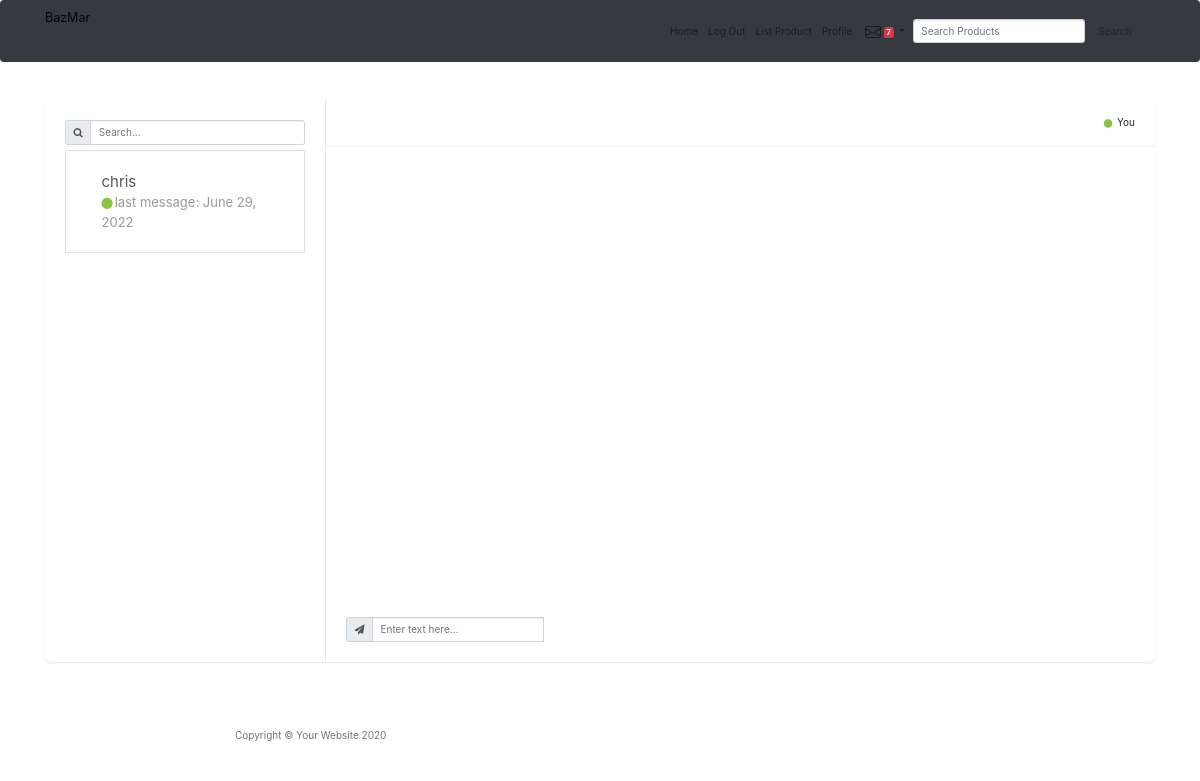
Page /message_center/4 (signed in) on the earlier database version.
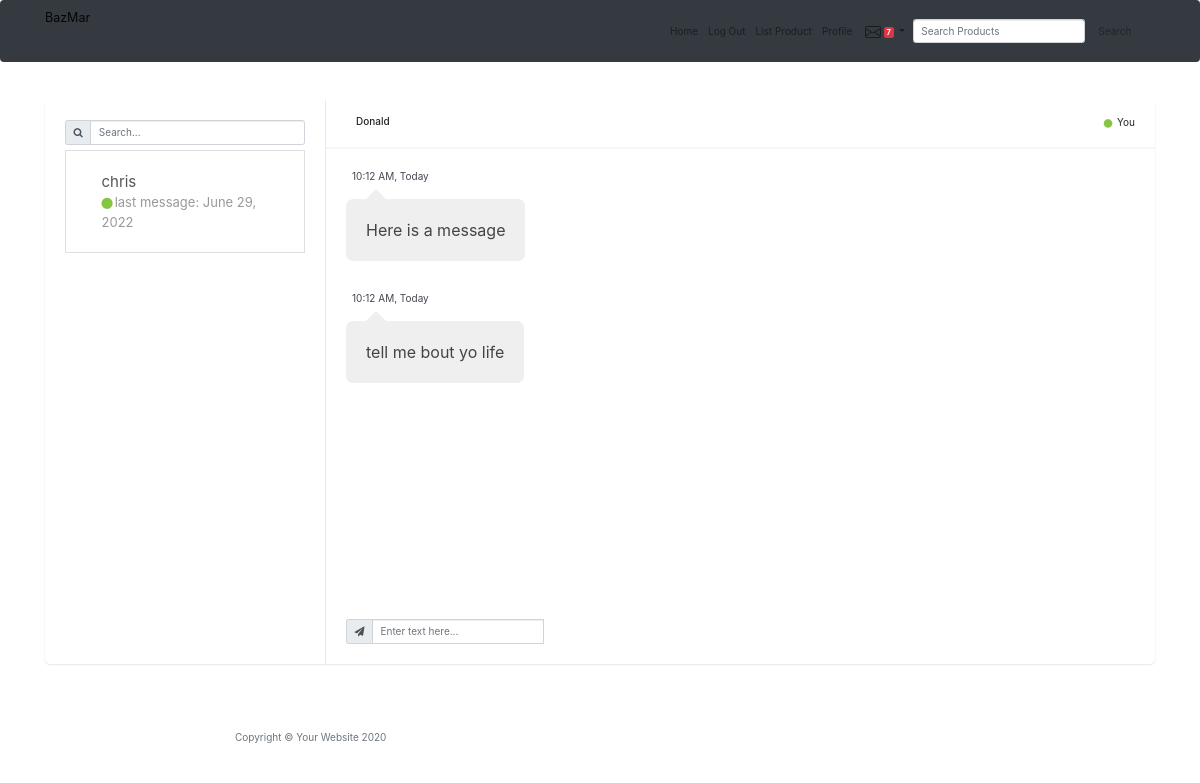
Same page on the later database version.
### main.py (models this page shows)
class Chat(db.Model):
    __tablename__ = "chats"
    id = db.Column(db.Integer, primary_key=True)
    User1_ID = db.Column(db.Integer)
    User1_name = db.Column(db.String(250), nullable=False)
    User2_ID = db.Column(db.Integer)
    User2_name = db.Column(db.String(250), nullable=False)
    messages = relationship("Message", back_populates="parent_chat")

class Message(db.Model):
    __tablename__ = "messages"
    message_id = db.Column(db.Integer, primary_key=True)
    parent_chat_ID = db.Column(db.Integer, db.ForeignKey("chats.id"))
    parent_chat = relationship("Chat", back_populates="messages")
    message_author = db.Column(db.String(250), nullable=False)
    body = db.Column(db.String(250), nullable=False)
    date_posted = db.Column(db.String(250), nullable=False)

### main.py (the view, shortened to what this page needs)
@app.route("/message_center/<chat_id>", methods=["GET", "POST"])
@login_required
def message_center(chat_id):
    current_chat = Chat.query.filter_by(id=chat_id).first()
    all_chats = Chat.query.all()
    user_chats = []
    for chat in all_chats:
        if current_user.id == chat.User1_ID or current_user.id == chat.User2_ID:
            user_chats.append(chat)
    return render_template("message_center.html", chats=user_chats, current_chat=current_chat)

### main.py (called while the page is built)
@login_manager.user_loader
def load_user(user_id):
    return User.query.get(int(user_id))

### templates/message_center.html (shortened to what this page needs)
{% extends 'bootstrap/base.html' %}
{% block content %}
<head>
  <link href="{{ url_for('static', filename='vendor/bootstrap/css/bootstrap.min.css') }}" rel="stylesheet">
  <link href="{{ url_for('static', filename='vendor/fontawesome-free/css/all.min.css')}}" rel="stylesheet" type="text/css">
  <link href="{{ url_for('static', filename='css/chat.css')}}" rel="stylesheet">
</head>
<link href="https://maxcdn.bootstrapcdn.com/font-awesome/4.7.0/css/font-awesome.min.css" rel="stylesheet" />
<body>
  <nav class="navbar navbar-expand-md navbar-light bg-dark fixed-top" id="mainNav">
    <div class="container">
      <a class="navbar-brand" href="{{url_for('get_all_products')}}">BazMar</a>
      <div class="collapse navbar-collapse" id="navbarResponsive">
        <ul class="navbar-nav ml-auto">
          <li class="nav-item">
            <a class="nav-link" href="{{ url_for('get_all_products') }}">Home</a>
          </li>
          {% if not current_user.is_authenticated: %}
          <li class="nav-item">
            <a class="nav-link" href="{{ url_for('login') }}">Login</a>
          </li>
          <li class="nav-item">
            <a class="nav-link" href="{{ url_for('register') }}">Register</a>
          </li>
          {% else: %}
          <li class="nav-item">
            <a class="nav-link" href="{{ url_for('logout') }}">Log Out</a>
          </li>
          {% endif %}
          {% if current_user.is_authenticated: %}
          <li class="nav-item">
            <a class="nav-link" href="{{ url_for('add_new_listing') }}">List Product</a>
          </li>
          <li class="nav-item">
            <a class="nav-link" href="{{ url_for('user_profile', profile_id=current_user.id, username=current_user.name) }}">Profile</a>
          </li>
          <li class="nav-item dropdown no-arrow mx-1">
            <a class="nav-link dropdown-toggle" href="#" role="button" data-toggle="dropdown" aria-haspopup="true" aria-expanded="false">
              <span class="badge badge-danger badge-counter">7</span>
            </a>
          </li>
          {% endif %}
        </ul>
        <form class="form-inline my-2 my-lg-0" action="{{ url_for('get_all_products') }}" method="post">
          <input class="form-control mr-sm-2" type="search" placeholder="Search Products" aria-label="Search" name="value">
          <button class="btn btn-outline-muted my-2 my-sm-0" type="submit">Search</button>
        </form>
      </div>
    </div>
  </nav>
  <div class="container" style="margin-top:100px;">
    <div class="row clearfix">
      <div class="col-lg-12">
        <div class="card chat-app">
          <div id="plist" class="people-list">
            <div class="input-group">
              <div class="input-group-prepend">
                <span class="input-group-text"><i class="fa fa-search"></i></span>
              </div>
              <input type="text" class="form-control" placeholder="Search...">
            </div>
            <ul class="list-unstyled chat-list mt-2 mb-0">
              {% for chat in chats %}
              <a href="{{ url_for('message_center', chat_id=chat.id) }}" class="list-group-item list-group-item-action py-3 lh-tight" aria-current="true" method="post">
                <li class="clearfix">
                  <div class="about">
                    {% if current_user.name == chat.User1_name %}
                    <div class="name">{{ chat.User2_name }}</div>
                    {% else %}
                    <div class="name">{{ chat.User1_name }}</div>
                    {% endif %}
                    <div class="status"> <i class="fa fa-circle online"></i>last message: {{ chat.messages[-1].date_posted }}</div>
                  </div>
                </li>
              </a>
              {% endfor %}
            </ul>
          </div>
          <div class="chat">
            <div class="chat-header clearfix">
              <div class="row">
                <div class="col-lg-6">
                  <div class="chat-about">
                    {% if current_user.name == current_chat.User1_name %}
                    <h6 class="m-b-0">{{ current_chat.User2_name }}</h6>
                    {% else %}
                    <h6 class="m-b-0">{{ current_chat.User1_name }}</h6>
                    {% endif %}
                  </div>
                </div>
                <div class="col-lg-6 hidden-sm text-right">
                  <div> <i class="fa fa-circle online"></i> You</div>
                </div>
              </div>
            </div>
            <div class="chat-history">
              <ul class="m-b-0">
                {% for message in current_chat.messages %}
                {% if message.message_author == current_user.name %}
                <li class="clearfix">
                  <div class="message-data text-right">
                  </div>
                  <div class="message other-message float-right">{{ message.body }}</div>
                </li>
                {% else %}
                <li class="clearfix">
                  <div class="message-data">
                    <span class="message-data-time">10:12 AM, Today</span>
                  </div>
                  <div class="message my-message">{{ message.body }}</div>
                </li>
                {% endif %}
                {% endfor %}
              </ul>
            </div>
            <div class="chat-message clearfix">
              <div class="input-group mb-0">
                <div class="input-group-prepend">
                  <span class="input-group-text"><i class="fa fa-send"></i></span>
                </div>
                {% if current_chat.id != 1 %}
                <form class="form-inline my-2 my-lg-0" action="{{ url_for('message_center', chat_id=current_chat.id) }}" method="post">
                  <input type="text" class="form-control" name="text" placeholder="Enter text here..." method="post">
                </form>
                {% endif %}
              </div>
            </div>
          </div>
        </div>
      </div>
    </div>
  </div>
  {% include "footer.html" %}
  {% endblock %}

### templates/footer.html (shortened to what this page needs)
  <footer>
    <div class="container">
      <div class="row">
        <div class="col-lg-8 col-md-10 mx-auto">
          <ul class="list-inline text-center">
            <li class="list-inline-item">
              <a href="#">
                <span class="fa-stack fa-lg">
                  <i class="fas fa-circle fa-stack-2x"></i>
                  <i class="fab fa-twitter fa-stack-1x fa-inverse"></i>
                </span>
              </a>
            </li>
            <li class="list-inline-item">
              <a href="#">
                <span class="fa-stack fa-lg">
                  <i class="fas fa-circle fa-stack-2x"></i>
                  <i class="fab fa-facebook-f fa-stack-1x fa-inverse"></i>
                </span>
              </a>
            </li>
            <li class="list-inline-item">
              <a href="#">
                <span class="fa-stack fa-lg">
                  <i class="fas fa-circle fa-stack-2x"></i>
                  <i class="fab fa-github fa-stack-1x fa-inverse"></i>
                </span>
              </a>
            </li>
          </ul>
          <p class="copyright text-muted">Copyright &copy; Your Website 2020</p>
        </div>
      </div>
    </div>
  </footer>
</body>
</html>

### static/css/chat.css (style rules this page uses)
body { margin-top:20px; }
.card { background: #fff; transition: .5s; border: 0; margin-bottom: 30px; border-radius: .55rem; position: relative; width: 100%; box-shadow: 0 1px 2px 0 rgb(0 0 0 / 10%); }
.chat-app .people-list { width: 280px; position: absolute; left: 0; top: 0; padding: 20px; z-index: 7 }
.chat-app .chat { margin-left: 280px; border-left: 1px solid #eaeaea }
.people-list { -moz-transition: .5s; -o-transition: .5s; -webkit-transition: .5s; transition: .5s }
.people-list .chat-list li { padding: 10px 15px; list-style: none; border-radius: 3px }
.people-list .chat-list li .name { font-size: 15px }
.people-list .about { float: left; padding-left: 8px }
.people-list .status { color: #999; font-size: 13px }
.chat .chat-header { padding: 15px 20px; border-bottom: 2px solid #f4f7f6 }
.chat .chat-header .chat-about { float: left; padding-left: 10px }
.chat .chat-history { padding: 20px; border-bottom: 2px solid #fff }
.chat .chat-history ul { padding: 0 }
.chat .chat-history ul li { list-style: none; margin-bottom: 30px }
.chat .chat-history ul li:last-child { margin-bottom: 0px }
.chat .chat-history .message-data { margin-bottom: 15px }
.chat .chat-history .message-data-time { color: #434651; padding-left: 6px }
.chat .chat-history .message { color: #444; padding: 18px 20px; line-height: 26px; font-size: 16px; border-radius: 7px; display: inline-block; position: relative }
.chat .chat-history .message:after { bottom: 100%; left: 7%; border: solid transparent; content: " "; height: 0; width: 0; position: absolute; pointer-events: none; border-bottom-color: #fff; border-width: 10px; margin-left: -10px }
.chat .chat-history .my-message { background: #efefef }
.chat .chat-history .my-message:after { bottom: 100%; left: 30px; border: solid transparent; content: " "; height: 0; width: 0; position: absolute; pointer-events: none; border-bottom-color: #efefef; border-width: 10px; margin-left: -10px }
.chat .chat-message { padding: 20px }
.online, .offline, .me { margin-right: 2px; font-size: 8px; vertical-align: middle }
.online { color: #86c541 }
.clearfix:after { visibility: hidden; display: block; font-size: 0; content: " "; clear: both; height: 0 }
@media only screen and (min-device-width: 768px) and (max-device-width: 1024px) and (orientation: landscape) and (-webkit-min-device-pixel-ratio: 1) { .chat-app .chat-list { height: 480px; overflow-x: auto } }
@media only screen and (min-device-width: 768px) and (max-device-width: 1024px) and (orientation: landscape) and (-webkit-min-device-pixel-ratio: 1) { .chat-app .chat-history { height: calc(100vh - 350px); overflow-x: auto } }

Differences in the rows shown:
added Chat: User1_name "Donald"
added Message: body "Here is a message"
added Message: body "tell me bout yo life"
